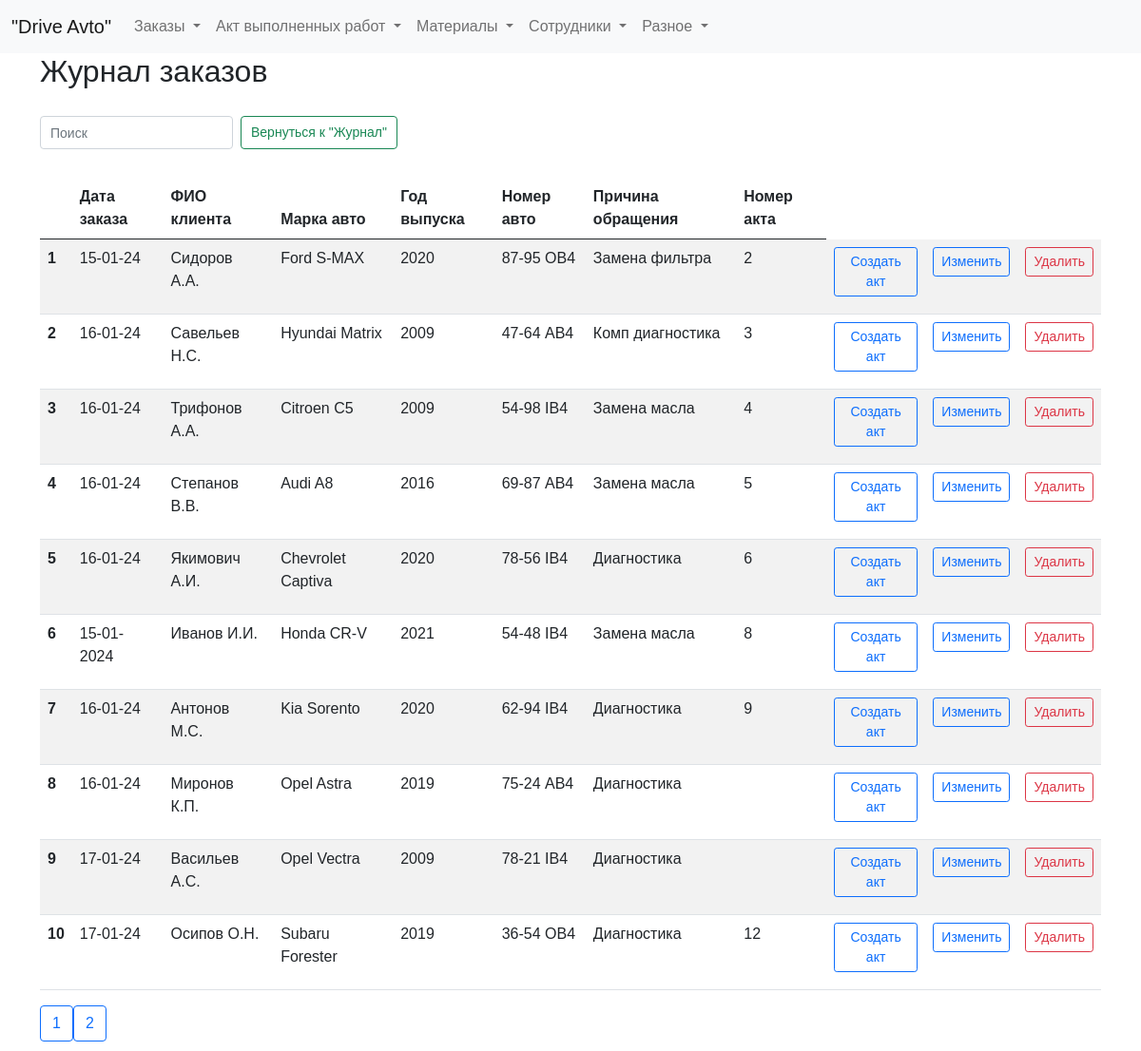
Before: /zhurnal with the older database file.
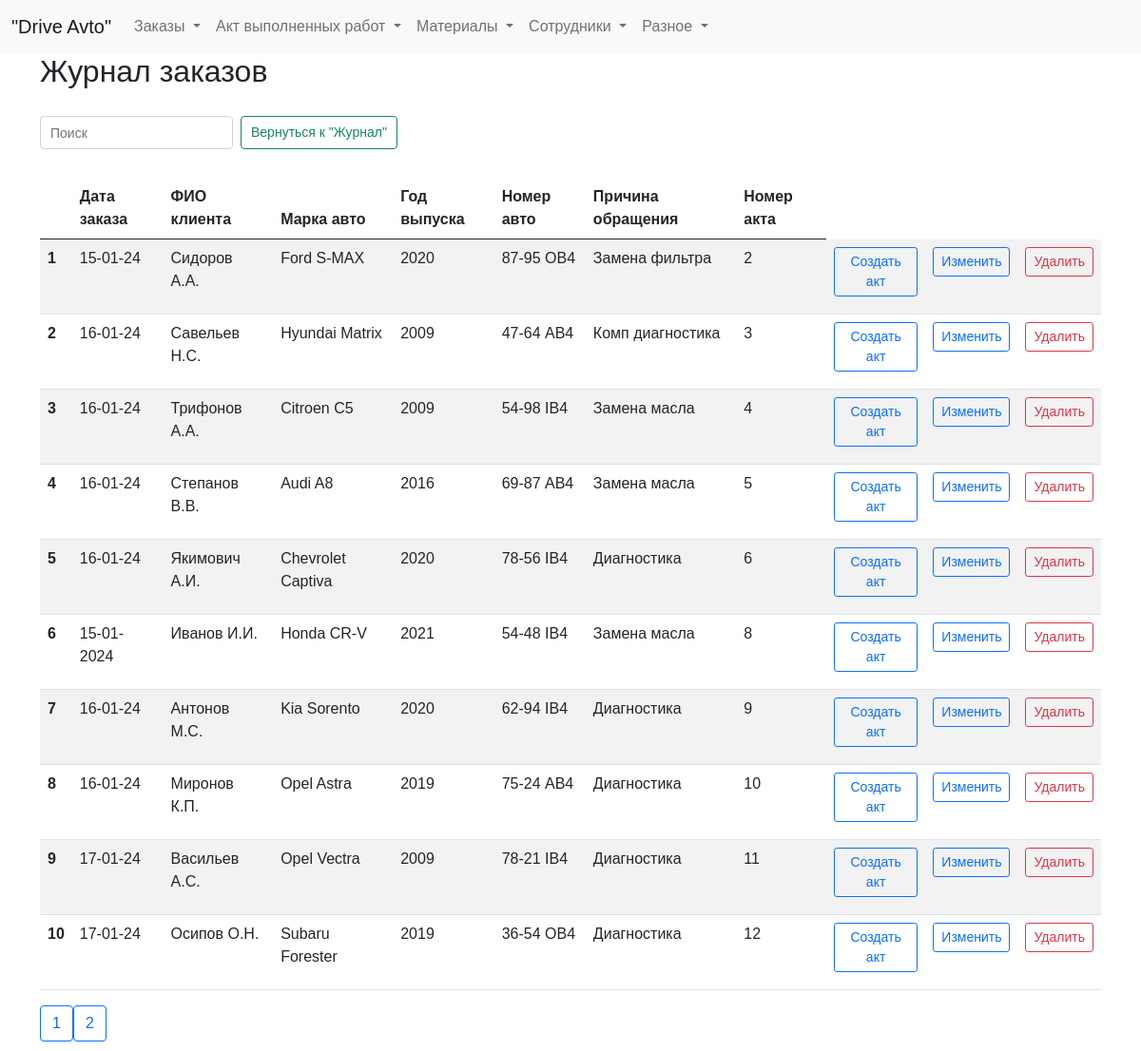
After: the same page with the newer database file.
### tables this page shows
CREATE TABLE log (
id integer PRIMARY KEY AUTOINCREMENT,
date_order text NOT NULL,
name_customer text NOT NULL,
brand_car text NOT NULL,
year_car text NOT NULL,
number_car text NOT NULL,
text_order text NOT NULL,
id_act integer
);

### fcompany.py (the view)
@app.route("/zhurnal")
def showZhurnal():
    return render_template("zhurnal.html", title="Журнал", log=dbase.getLog())

### FDataBase.py (called while the page is built)
    def getLog(self):
        sql = '''SELECT * FROM log'''
        try:
            self.__cur.execute(sql)
            res = self.__cur.fetchall()
            log_list = [dict(row) for row in res]
            if log_list: return log_list
        except:
            print("Ошибка чтения из БД")
        return []

### fcompany.py (called while the page is built)
def connect_db():  # общая функция для установления соединения с БД
    conn = sqlite3.connect(app.config['DATABASE'])
    conn.row_factory = sqlite3.Row  # записи будут представлены не в виде кортежей, а в виде словаря (для исп в шаблонах)
    return conn

def get_db():
    if not hasattr(g, 'link_db'):
        g.link_db = connect_db()
    return g.link_db

@app.before_request
def before_request():
    global dbase
    db = get_db()
    dbase = FDataBase(db)

### templates/zhurnal.html (shortened to what this page needs)
{% extends 'base.html' %}
{% block content %}
<h2>Журнал заказов</h2>
<form class="d-flex" role="search">
  <input class="form-control me-2 narrow-search" type="search" id="searchInput" placeholder="Поиск" aria-label="Search">
  <button class="btn btn-outline-success narrow-button" type="submit">Вернуться к "Журнал"</button>
</form>
<div class="table-responsive">
<table id="myTable" class="table table-striped max-width: 100%">
  <thead>
    <tr>
      <th scope="col"></th>
      <th scope="col">Дата заказа</th>
      <th scope="col">ФИО клиента</th>
      <th scope="col">Марка авто</th>
      <th scope="col">Год выпуска</th>
      <th scope="col">Номер авто</th>
      <th scope="col">Причина обращения</th>
      <th scope="col">Номер акта</th>
    </tr>
  </thead>
  <tbody>
    {% for row in log %}
    <tr>
      <th scope="row">{{ loop.index }}</th>
      <td>{{ row.date_order }}</td>
      <td>{{ row.name_customer }}</td>
      <td>{{ row.brand_car }}</td>
      <td>{{ row.year_car }}</td>
      <td>{{ row.number_car }}</td>
      <td>{{ row.text_order }}</td>
      <td>{{ row.id_act }}</td>
      <td>
          <a href="/edit_entry_act/{{ row.id }}" class="btn btn-outline-primary btn-sm">Создать акт</a>
      </td>
      <td>
          <a href="/edit_entry/{{ row.id }}" class="btn btn-outline-primary btn-sm">Изменить</a>
      </td>
      <td>
        <form action="/delete_entry/{{ row.id }}" method="post">
            <button type="submit" class="btn btn-outline-danger btn-sm">Удалить</button>
        </form>
      </td>
    </tr>
    {% endfor %}
  </tbody>
</table>
</div>
<div class="pagination">
  <button class="btn btn-outline-primary prev-page"></button>
  <button class="btn btn-outline-primary next-page"></button>
</div>
{% endblock %}

### templates/base.html (shortened to what this page needs)
<!doctype html>
<html lang="ru">
  <head>
    <link href="https://cdn.jsdelivr.net/npm/bootstrap@5.0.2/dist/css/bootstrap.min.css" rel="stylesheet">
    <link rel="stylesheet" type="text/css" href="https://cdn.datatables.net/1.10.25/css/dataTables.bootstrap5.css">
    <link type="text/css" href="{{ url_for('static', filename='css/styles.css')}}" rel="stylesheet" />
    <link rel="stylesheet" href="{{ url_for('static', filename='styles.css') }}">
  </head>
<body>
<header>
<nav class="navbar navbar-expand-lg navbar-light bg-light">
  <div class="container-fluid">
    <a class="navbar-brand" href="/">"Drive Avto"</a>
    <div class="collapse navbar-collapse w-100 justify-content-center" id="navbarSupportedContent">
      <ul class="navbar-nav me-auto mb-2 mb-lg-0">
        <li class="nav-item dropdown">
          <a class="nav-link dropdown-toggle" href="#" role="button" data-bs-toggle="dropdown" aria-expanded="false">
            Заказы
          </a>
        </li>
        <li class="nav-item dropdown">
          <a class="nav-link dropdown-toggle" href="#" role="button" data-bs-toggle="dropdown" aria-expanded="false">
            Акт выполненных работ
          </a>
        </li>
        <li class="nav-item dropdown">
          <a class="nav-link dropdown-toggle" href="#" role="button" data-bs-toggle="dropdown" aria-expanded="false">
            Материалы
          </a>
        </li>
        <li class="nav-item dropdown">
          <a class="nav-link dropdown-toggle" href="#" role="button" data-bs-toggle="dropdown" aria-expanded="false">
            Сотрудники
          </a>
        </li>
        <li class="nav-item dropdown">
          <a class="nav-link dropdown-toggle" href="#" role="button" data-bs-toggle="dropdown" aria-expanded="false">
            Разное
          </a>
        </li>
      </ul>
    </div>
  </div>
</nav>
</header>
<div class="container">
        {% block content %} {% endblock %}
</div>
  </body>
</html>

### static/css/styles.css (style rules this page uses)
input.form-control { width: 100%; }
.narrow-button { max-width: 250px; white-space: nowrap; font-size: 16px; }
.narrow-search { max-width: 400px; }
html, body { font-family: 'Arial'; margin: 0; padding: 0; height: 100%; width: 100%; }
a { color: #0059b2; text-decoration: none; }
.container { display: flex; flex-direction: column; align-items: flex-start; }
.btn { margin-bottom: 10px; }
.narrow-search { height: 35px; font-size: 14px; padding: 5px 10px; }
.narrow-button { height: 35px; font-size: 14px; padding: 5px 10px; line-height: 1.5; }

Changed rows visible on the page:
changed log "Миронов К.П.": id_act (not shown) → "10"
changed log "Васильев А.С.": id_act (not shown) → "11"
